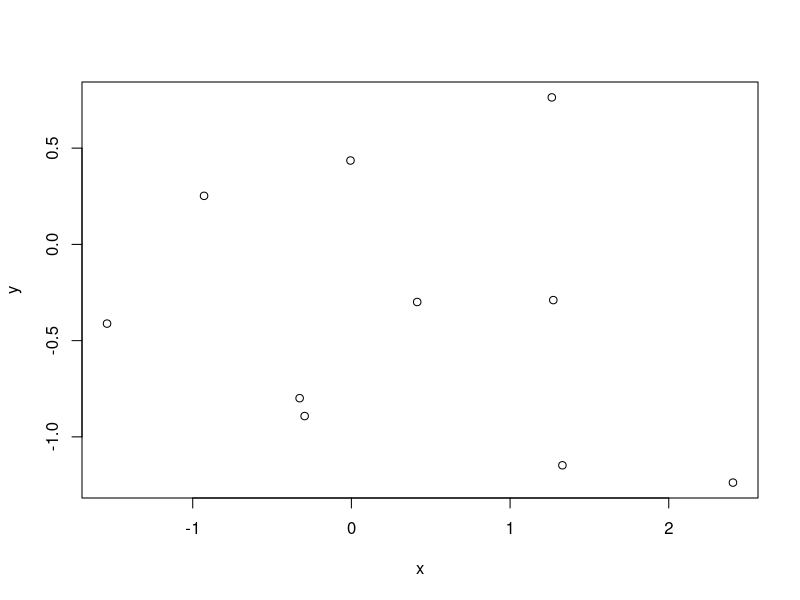

The R script that drew this image:
## ---- chunk 1
set.seed(0)
x <- rnorm(10)
y <- rnorm(10)
plot(x, y)
